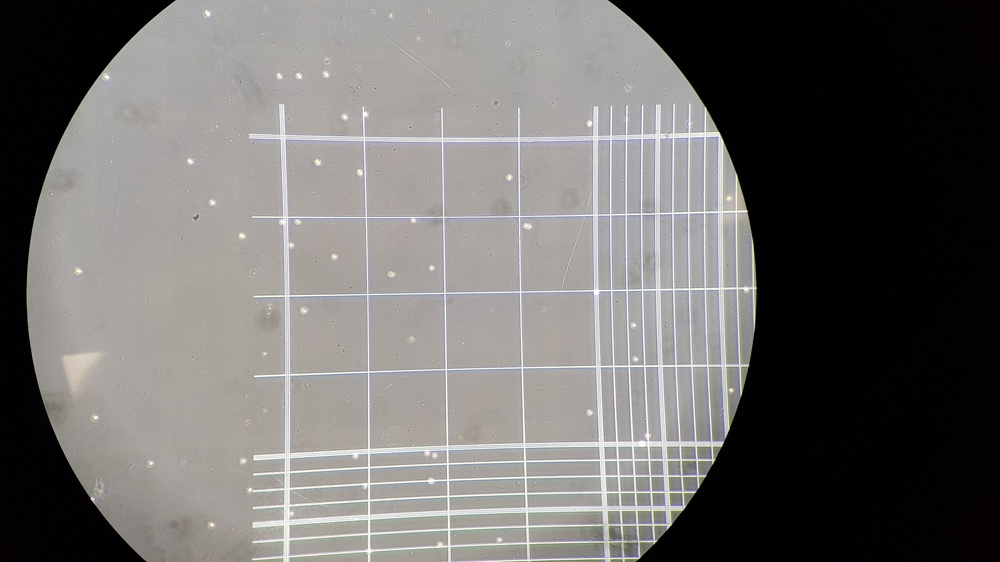
%> input picture ExampleData/75ulI/20190918_113157.jpg, 1000 x 562 px, shrunk from 4032 x 2268 before the run
$ octave --eval "hemocytometerMain;"   (GNU Octave 9; MATLAB toolbox functions it lacks are replaced by stand-ins)
%> lines starting %> are read from the running program, lines starting %| are printed output that depends on the picture; in (x1, y1, x2, y2) boxes, pixels count from 0 and x2, y2 are one past the last pixel; in counts of white or black regions, pixels touching at a corner belong together; the program's own positions count from 1
### FindROI.m
function [ROI, cropVal, BWex2] = FindROI(I)
%% Remove non uniform illumination to improve detection of hemaocyte grid
% Based off https://uk.mathworks.com/help/images/correcting-nonuniform-illumination.html
%
% Exported are region of interest (ROI), range of mask in X and Y (cropVal)
%   for image crop and binary image of mask (BWex2) to find cells within
%
% Optimised by Dr. Matthew Hockley (UoK 2019-present) for 10x microscope
%   lens for Hemaocyte cell counts

%I = rgb2gray(rotI);
%% Find background
se = strel('disk',35); % Set sampling size
background = imopen(I,se); % Apply to image

%% Remove background and adjust image brightness and contrast
I2 = I - background;
I3 = imadjust(I2);

%% Remove noise from image
bw = imbinarize(I3); % Convert to binary image
bw = bwareaopen(bw,50); % Remove small background noise
%imshow(bw)

%% Erode smaller squares to find larger square boundary

% Make lines thicker on boxes (incase BG removal)
se = strel('line',5,90);
BW2 = imdilate(bw,se);
se = strel('line',5,0);
BW2 = imdilate(BW2,se);
%imshow(BW2)

% Erode smaller cells

% se = strel('disk',5);
% erodedBW = imerode(bw,se);
se = strel('disk',8);
erodedBW = imerode(BW2,se);
%imshow(erodedBW)

%% Extract square to measure cell counts within
BWneg = imcomplement(erodedBW); % Invert image
BWex = bwareafilt(BWneg,2); % Find 2 largest areas
BWex2 = bwareafilt(BWex,1,'smallest'); % find second largest area
BWex2 = imfill(BWex2,'holes'); % Fill any gaps within the image
%imshow(BWex2) % Present second largest image boundary

%% Crop to ROI (region of interest)
%ROI = I;
%ROI(BWex2 == 0) = 0; % Use BWex2 as mask for I image
[row, col] = find(BWex2 == 1); % Find edges of mask
minX = min(row);minY = min(col);maxX = max(row);maxY = max(col);
ROI = I(minX:maxX,minY:maxY); % Apply mask limits to crop image
imshow(ROI); % Present crop area on the greyscale image
cropVal = {[minX:maxX];[minY:maxY]}; % Save crop region

### hemocytometerCellSeg.m
function [bcell]=hemocytometerCellSeg(ROI,D,name)
% https://blogs.mathworks.com/steve/2006/06/02/cell-segmentation/
%https://uk.mathworks.com/help/images/identifying-round-objects.html
%
%
% Method proposed uses the watershed as demonstrated in the MATLAB
% tutorial

%bw2 = imfill(ROI,'holes');
bw1 = imbinarize(ROI,'adaptive');
bw2 = bwareaopen(bw1,90);

[B,L] = bwboundaries(bw2,'noholes');
imshow(label2rgb(L,@jet,[.5 .5 .5]))
hold on
for k = 1:length(B)
    boundary = B{k};
    plot(boundary(:,2),boundary(:,1),'w','LineWidth',2)
    % obtain (X,Y) boundary coordinates corresponding to label 'k'
    boundary = B{k};
    % display the results
    metric_string = num2str(k);
    % mark objects above the threshold with a black circle
    text(boundary(1,2)-35,boundary(1,1)+13,metric_string,'Color','y',...
        'FontSize',14,'FontWeight','bold')
end

bcell = length(B);

saveas(gcf,[D,'\',name],'fig')
saveas(gcf,[D,'\',name],'png')
close all

% [8 lines of commented-out code are left out]

### hemocytometerMain.m
function hemocytometerMain
%% Count number of cells in hemocytometer grid(s)
% Based off https://uk.mathworks.com/help/images/correcting-nonuniform-illumination.html
%
% Created by Dr. Matthew Hockley (UoK 2019-present) for 10x microscope
%   lens for Hemaocyte cell counts

%% Import all files from directory
dilution = 6;
D = uigetdir; % Get directory
%> the answer given: ExampleData/75ulI
S = dir(fullfile(D,'*.jpg')); % pattern to match filenames.

for k = 1:numel(S) % for length of all pictures in directory
    F = fullfile(D,S(k).name);
    RGB = imread(F);
%> RGB is the input picture: size 562x1000x3 uint8; mean R, G, B 111.2, 108.9, 107.5
    I = rgb2gray(RGB);
    % Store images as double (for operations later)
    S(k).data = double(I); % optional, save data.

    %% Find ROI to measure cells within
    [ROI, cropVal, BWex2] = FindROI(I); % Export mask
%> in FindROI, `background = imopen(I,se);`:
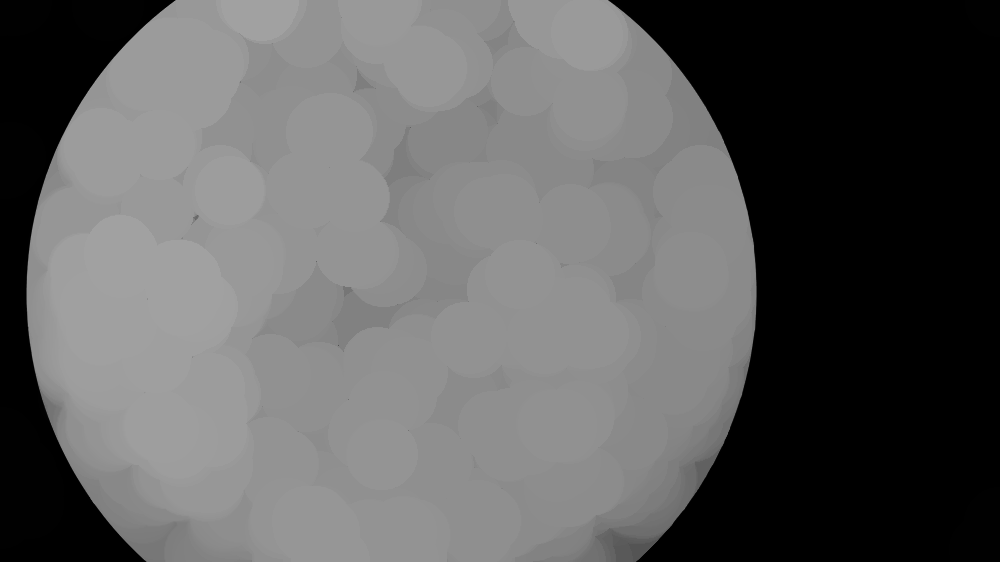
%> background: size 562x1000 uint8; min 0, max 161, mean 94
%> in FindROI, `I3 = imadjust(I2);`:
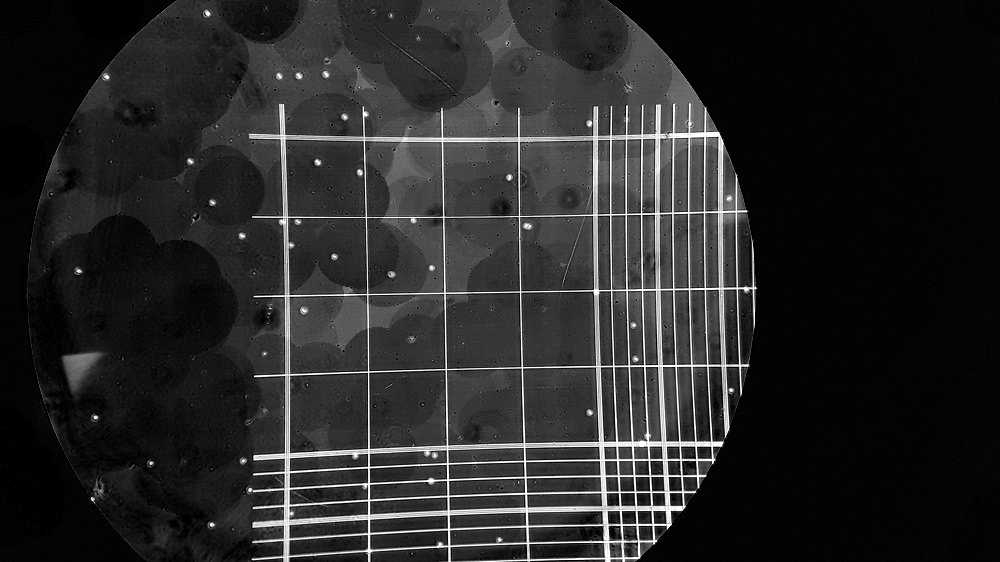
%> I3: size 562x1000 uint8; min 0, max 255, mean 39.8
%> in FindROI, `bw = imbinarize(I3);`:
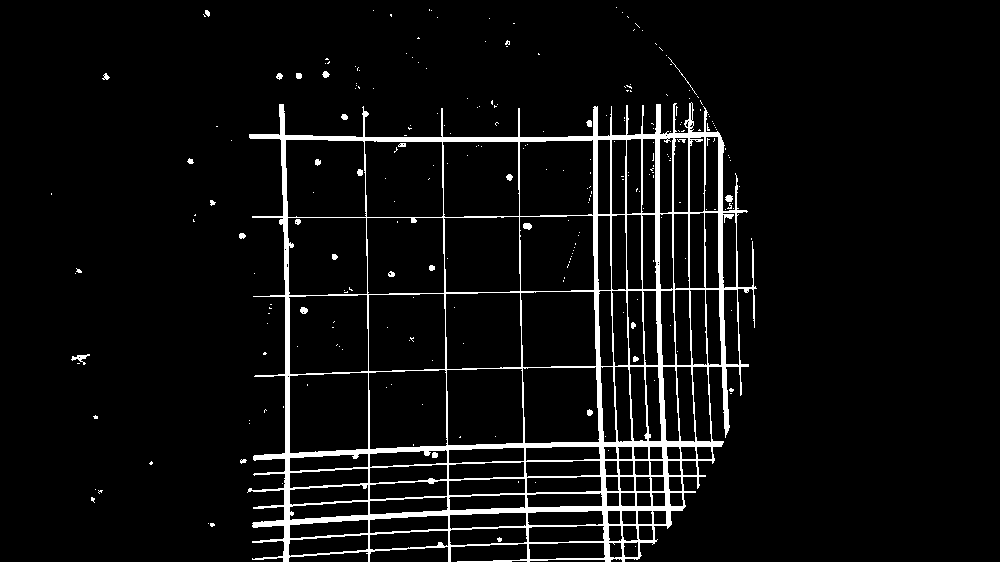
%> bw: size 562x1000 logical; 5.5% white; 252 white regions (223 under 20 px), largest, box (x1, y1, x2, y2) and area: (247, 102, 757, 562) 29426, (71, 354, 90, 365) 77, (523, 223, 532, 230) 50
%> in FindROI, `BW2 = imdilate(bw,se);`: BW2: size 562x1000 logical; 8.9% white; 3 white regions, box (x1, y1, x2, y2) and area: (247, 100, 757, 562) 49658, (71, 352, 90, 367) 167, (523, 221, 532, 232) 86
%> in FindROI, `BW2 = imdilate(BW2,se);`: BW2: size 562x1000 logical; 12.6% white; 2 white regions, box (x1, y1, x2, y2) and area: (245, 100, 759, 562) 70690, (69, 352, 92, 367) 236
%> in FindROI, `erodedBW = imerode(BW2,se);`:
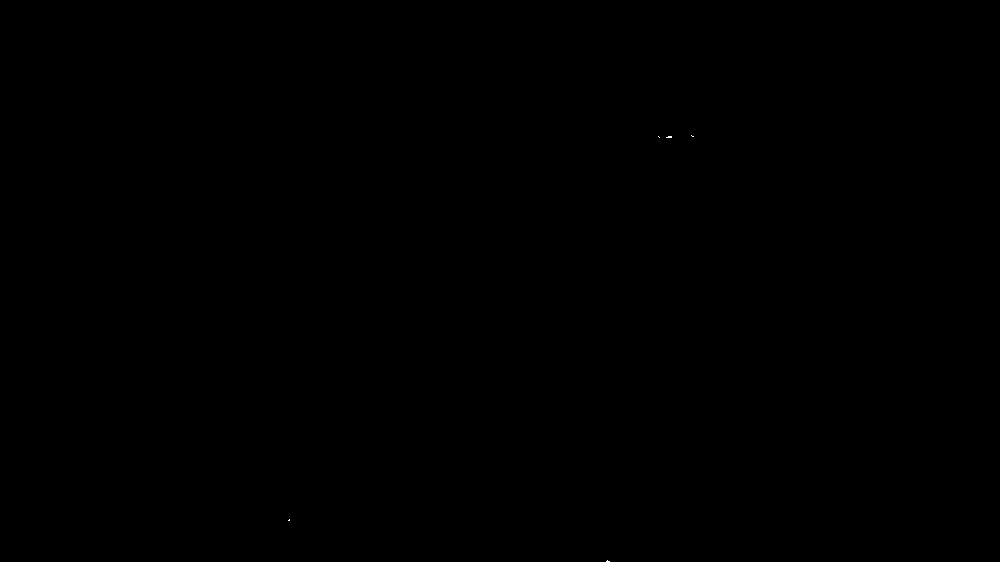
%> erodedBW: size 562x1000 logical; 0% white in thin lines or dots, all inside (x1, y1, x2, y2) = (288, 135, 694, 562)
%> in FindROI, `BWex2 = imfill(BWex2,'holes');`: BWex2: size 562x1000 logical; 100% white; black in thin lines or dots, all inside (x1, y1, x2, y2) = (606, 560, 610, 562)
%> in FindROI, `[row, col] = find(BWex2 == 1);`: row = 561995 values from 1 to 562; col = 561995 values from 1 to 1000
%> in FindROI, `minX = min(row)`: minX = 1
%> in FindROI, `maxX = max(row)`: maxX = 562
%> in FindROI, `maxY = max(col)`: maxY = 1000
%> in FindROI, `cropVal = {[minX:maxX];[minY:maxY]};`: cropVal = 2 items
%> cropVal = 2 items
    [S(k).cellcount] = hemocytometerCellSeg(ROI,D,(S(k).name(1:end-4))); % Cell Count
%> in hemocytometerCellSeg, `bw1 = imbinarize(ROI,'adaptive');`: bw1: size 562x1000 logical; 17% white; 1949 white regions (1843 under 20 px), largest, box (x1, y1, x2, y2) and area: (249, 0, 757, 562) 44479, (27, 0, 214, 562) 26997, (928, 260, 1000, 562) 7067
%> in hemocytometerCellSeg, `[B,L] = bwboundaries(bw2,'noholes');`:
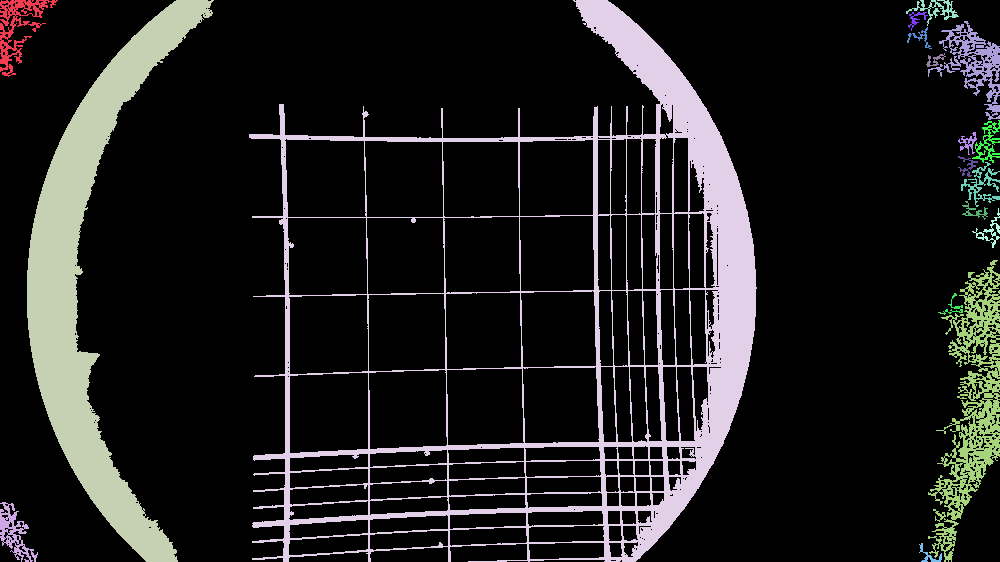
%> L: size 562x1000 double; 19 distinct labels, from 0 to 18; one colour per label, 0 black
%> in hemocytometerCellSeg, `[B,L] = bwboundaries(bw2,'noholes');`: B = 18 boundaries; largest, box (x1, y1, x2, y2) and points: (249, 0, 757, 562) 3261, (928, 260, 1000, 562) 2274, (27, 0, 214, 562) 1370, (928, 21, 1000, 120) 856, (0, 0, 58, 77) 651
%> in hemocytometerCellSeg, `imshow(label2rgb(L,@jet,[.5 .5 .5]))`:
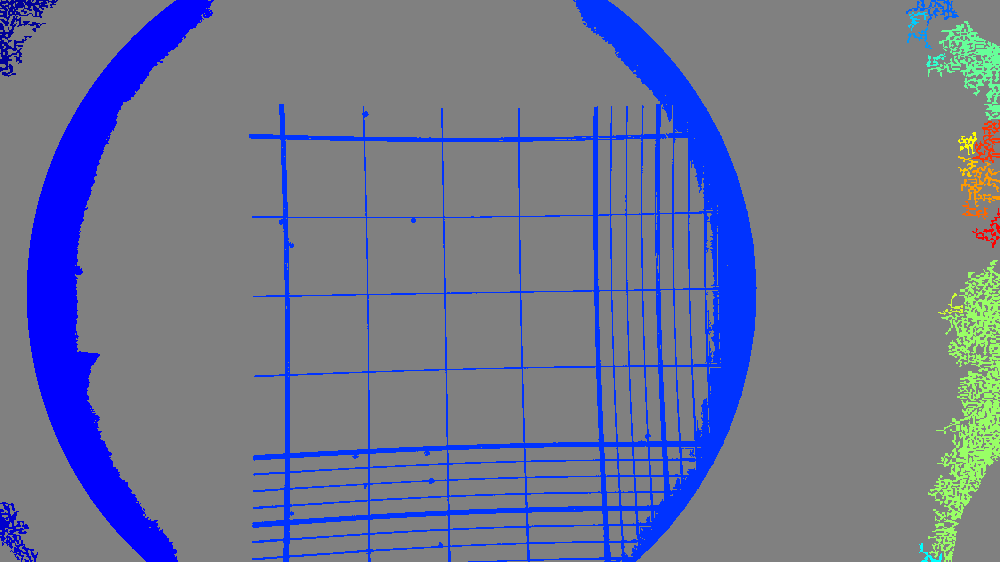
%> displayed picture: size 562x1000x3, on the screen's scale of 0 to 255; mean R, G, B 111.6, 117.4, 143.9
%> the loop in hemocytometerCellSeg, `for k = 1:length(B)` made 18 passes
%> metric_string on passes 1 to 12: '1', '2', '3', '4', '5', '6', '7', '8', '9', '10', '11', '12'
%> after the loop in hemocytometerCellSeg, `for k = 1:length(B)`:
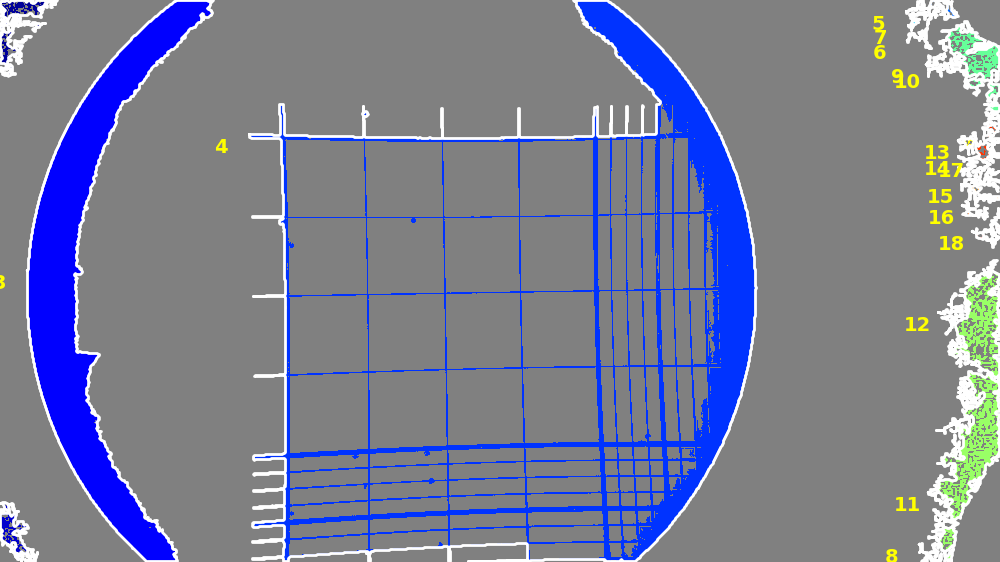
%> figure redrawn from the program's plot data
%> in hemocytometerCellSeg, `bcell = length(B);`: bcell = 18

    Cellcount(k) = S(k).cellcount;

    if k == numel(S)
        avgB = mean(Cellcount);
        Cellcount(2,1) = avgB;
        Cellcount(3,1) = avgB*10000*dilution;
        T = array2table(Cellcount);
        writetable(T,[D,'/CellCount' num2str(round(avgB)) '.xlsx'])
        %xlswrite([D,'/CellCount' num2str(round(avgB)) '.xlsx'],Cellcount,'RawCellCounts');
    end
% [7 lines of commented-out code are left out]
end
%> pass 2 of the loop in hemocytometerMain, `for k = 1:numel(S)`:
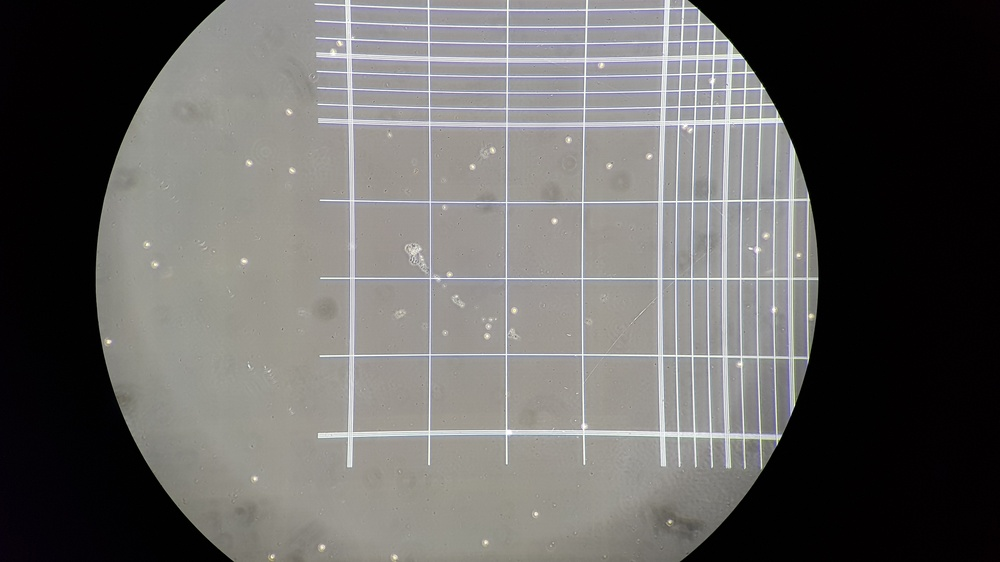
%> input picture ExampleData/75ulI/20190918_113208.jpg, 1000 x 562 px, shrunk from 4032 x 2268 before the run
%> in hemocytometerMain, RGB is the input picture: size 562x1000x3 uint8; mean R, G, B 101.2, 99.8, 98.2
%> erodedBW: size 562x1000 logical; 0.01% white; 3 white regions (2 under 20 px), largest, box (x1, y1, x2, y2) and area: (410, 248, 419, 260) 48
%> BWex2: size 562x1000 logical; every value is 1
%> bw1: size 562x1000 logical; 17.9% white; 2460 white regions (2284 under 20 px), largest, box (x1, y1, x2, y2) and area: (314, 0, 819, 562) 43241, (96, 0, 277, 562) 26673, (903, 312, 1000, 562) 8389
%> in hemocytometerCellSeg (call 2), `[B,L] = bwboundaries(bw2,'noholes');`:
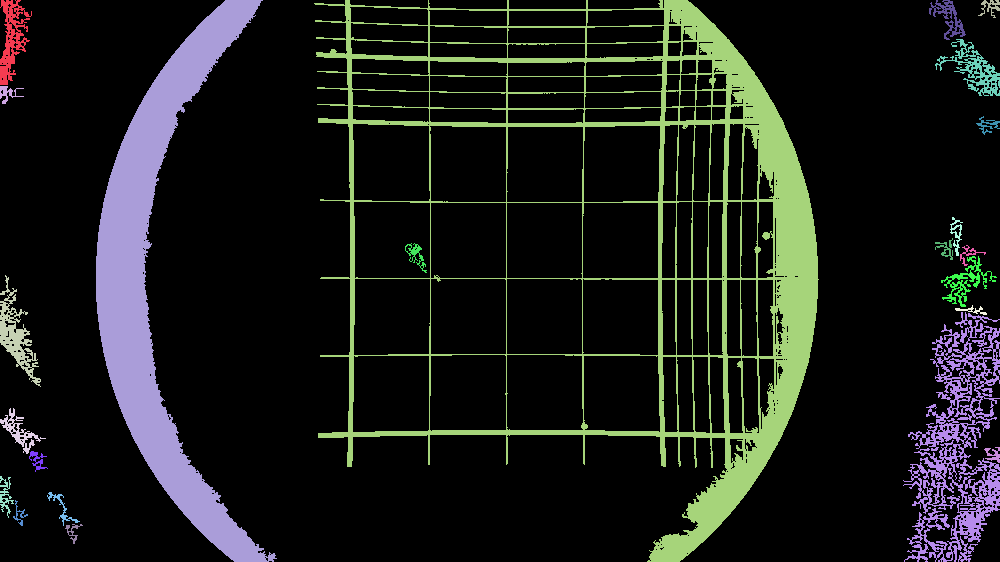
%> L: size 562x1000 double; 24 distinct labels, from 0 to 23; one colour per label, 0 black
%> B = 23 boundaries; largest, box (x1, y1, x2, y2) and points: (903, 312, 1000, 562) 4076, (314, 0, 819, 562) 3278, (96, 0, 277, 562) 1408, (935, 39, 1000, 96) 618, (941, 256, 997, 307) 522
%> the loop in hemocytometerCellSeg (call 2), `for k = 1:length(B)` made 23 passes
%> after the loop in hemocytometerCellSeg (call 2), `for k = 1:length(B)`:
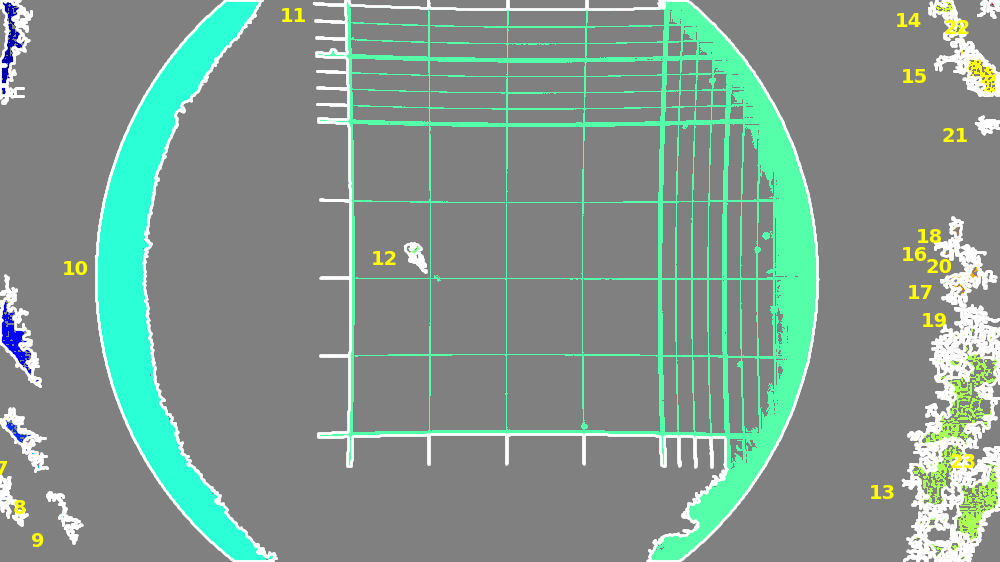
%> figure redrawn from the program's plot data
%> bcell = 23
%> avgB = 20.5
%> (the run ends here)
